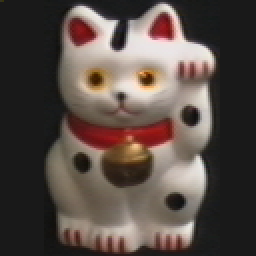
%> input picture coil_100/cat/obj14__0.png, 128 x 128 px (shown 2 times larger); its folder holds only this picture in this run
$ octave main.m   (GNU Octave 9; MATLAB toolbox functions it lacks are replaced by stand-ins)
%> lines starting %> are read from the running program, lines starting %| are printed output that depends on the picture
### NCA.m
function A = NCA(X,C,D,T,dt)
%> called with X = [], C = [], D = 3, T = 20, dt = 0.05
    A = 1e-1*randn(size(X,2),D);
    sA = zeros(size(A));
    dA = zeros(size(A));

    for t = 1:T
        disp(t);
        AX = X*A;
        dG = zeros([size(X,2),size(X,2)]);
        p_i  = zeros([size(X,1),1]);
        p_Ci = zeros([size(X,1),1]);
        F = 0.0;
        for i = 1:size(X,1)
            for j = 1:size(X,1)
                if i ~= j
                    p_i(j) = exp(-norm(AX(i,:)-AX(j,:)).^2);
                else
                    p_i(j) = 0.0;
                end
                if C(i) == C(j) && i ~= j
                    p_Ci(j) = p_i(j);
                else
                    p_Ci(j) = 0.0;
                end
            end
            p_i = p_i/sum(p_i);
            F = ((i-1)*F+sum(p_Ci))/i;
            p_Ci = p_Ci / sum(p_Ci);
            X_i = repmat(X(i,:),[size(X,1),1])-X;
            p = p_i - p_Ci;
            dG = dG + X_i'*diag(p)*X_i;
        end
        disp(F);
        dG = dG*A;
        beta = sum(sum(dG.^2))/(sum(sum(dA.^2))+1e-2);
        sA = dG + beta*sA;
        dA = dG;
        A = A + dt*sA;
    end
end

### main.m
DIR = dir('train_set');
X = [];
C = [];
for i = 3:length(DIR)
    dirname = strcat('train_set/',DIR(i).name);
    disp(dirname);
    AUX_DIR = dir(dirname);
    for j = 3:length(AUX_DIR)
        auxfilename = strcat(dirname,'/',AUX_DIR(j).name);
        aux = double(imread(auxfilename))/255.0;
        d = size(aux);
        X = [X ; reshape(aux,[1,numel(aux)])];
        C = [C ; i-3];
    end
end

A = NCA(X,C,3,20,5e-2);
Y = X*A;

for i = 3:length(DIR)
    disp(DIR(i).name);
    idx = (C == i-3);
    scatter3(Y(idx,1),Y(idx,2),Y(idx,3),7,C(idx),'filled','MarkerEdgeColor','k','DisplayName',DIR(i).name);
    if i == 3
        hold on;
    end
end
colormap(colorcube);
legend(gca,'show');
hold off;

w = 8;
DIR = dir('coil_100');
X = [];
C = [];
for i = 3:length(DIR)
    dirname = strcat('coil_100/',DIR(i).name);
    disp(dirname);
    AUX_DIR = dir(dirname);
    for j = 3:length(AUX_DIR)
        auxfilename = strcat(dirname,'/',AUX_DIR(j).name);
        disp(auxfilename);
        aux = mean(double(imread(auxfilename)),3)/255.0;
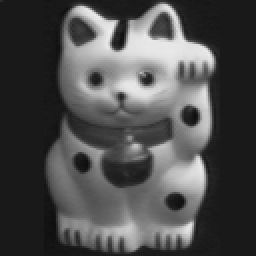
%> aux: size 128x128 double (shown 2 times larger); min 0.0562, max 0.927, mean 0.306
        mean_aux  = zeros([size(aux,1)/w,size(aux,2)/w,size(aux,3)]);
        kk = 1;
        ll = 1;
        for k = 1:w:size(aux,1)
            ll = 1;
            for l = 1:w:size(aux,2)
                aux3 = aux(k:k+w-1,l:l+w-1,:);
                mean_aux(kk,ll,:)  = mean(mean(aux3));
                ll = ll + 1;
            end
            kk = kk + 1;
        end
        %d = size(aux2);
        X = [X ; reshape(mean_aux,[1,numel(mean_aux)]) ];
%> X = 256 values, max 0.888 at index 164, min 0.0923 at index 47, mean 0.306
        C = [C ; i-3];
    end
end
%> pass 2 of the loop `for i = 3:length(DIR)`:
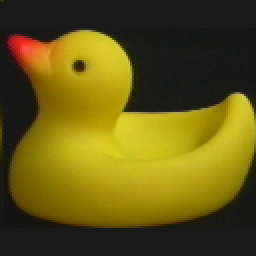
%> input picture coil_100/duck/obj74__0.png, 128 x 128 px (shown 2 times larger)
%> `aux = mean(double(imread(auxfilename)),3)/255.0;`:
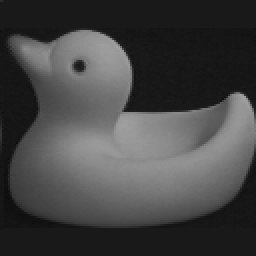
%> aux: size 128x128 double (shown 2 times larger); min 0.0523, max 0.639, mean 0.269
%> X = 256 columns, first 8: [0.1 0.098 0.098 0.098 0.098 0.098 0.098 0.098; 0.1 0.0949 0.164 0.118 0.0871 0.0872 0.0876 0.0914]

A = NCA(X,C,3,20,5e-3);
%> the loop in NCA (call 2), `for t = 1:T` made 20 passes
%> AX on passes 1 to 12: [-0.356 0.339 0.293; -0.119 -0.0243 -0.99], [NaN NaN NaN; NaN NaN NaN], [NaN NaN NaN; NaN NaN NaN], [NaN NaN NaN; NaN NaN NaN], [NaN NaN NaN; NaN NaN NaN], [NaN NaN NaN; NaN NaN NaN], [NaN NaN NaN; NaN NaN NaN], [NaN NaN NaN; NaN NaN NaN], [NaN NaN NaN; NaN NaN NaN], [NaN NaN NaN; NaN NaN NaN], [NaN NaN NaN; NaN NaN NaN], [NaN NaN NaN; NaN NaN NaN]
%| 0
%| 0
%| 0
%| 0
%| 0
%| 0
%| 0
%| 0
%> (further printed lines are left out)
%> after the loop in NCA (call 2), `for t = 1:T`: A = 256 rows, first 12: [NaN NaN NaN; NaN NaN NaN; NaN NaN NaN; NaN NaN NaN; NaN NaN NaN; NaN NaN NaN; NaN NaN NaN; NaN NaN NaN; NaN NaN NaN; NaN NaN NaN; NaN NaN NaN; NaN NaN NaN]; p_Ci = [NaN; NaN]; sA has the same summary as A
Y = X*A;
%> Y = [NaN NaN NaN; NaN NaN NaN]

for i = 3:length(DIR)
    disp(DIR(i).name);
    idx = (C == i-3);
    scatter3(Y(idx,1),Y(idx,2),Y(idx,3),7,C(idx),'filled','MarkerEdgeColor','k','DisplayName',DIR(i).name);
    if i == 3
        hold on;
    end
end
colormap(colorcube);
legend(gca,'show');
hold off;
